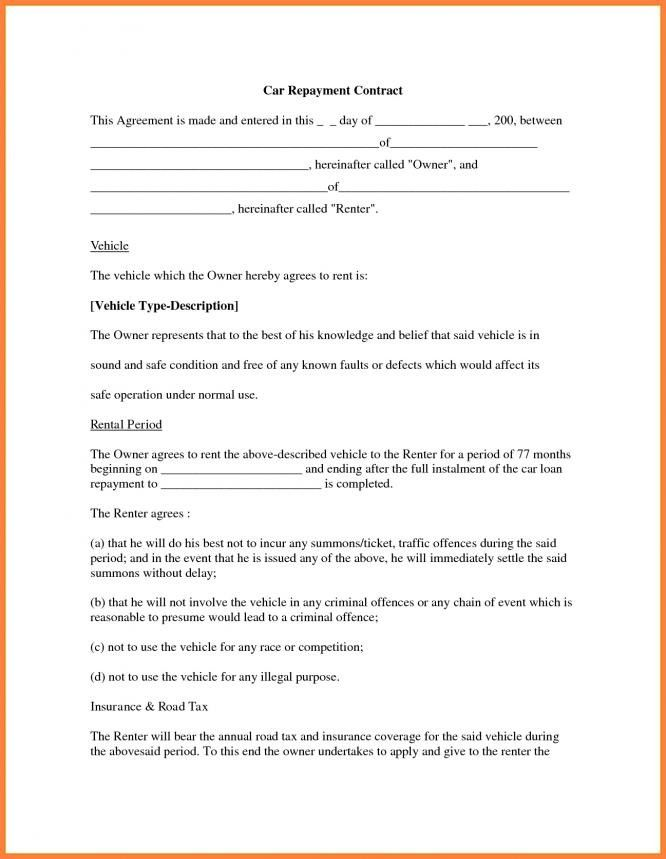
#> input picture backend/sample2.png, 666 x 859 px
$ python -i preprocessing.py   (imports and definitions only)
#> lines starting #> are read from the running program, lines starting #| are printed output that depends on the picture; after the words box and inside, x2 and y2 are one past the last pixel; in counts of white or black regions, pixels touching at a corner belong together
"""
Preprocessing Module - OpenCV Image Enhancement for OCR
Applies noise reduction, adaptive thresholding, and other CV techniques
to improve OCR accuracy on noisy/scanned documents.
"""

import cv2
import numpy as np
from PIL import Image
from typing import Optional, Tuple
import os


def preprocess_for_ocr(
    image: np.ndarray,
    method: str = "adaptive"
) -> np.ndarray:
    """
    Preprocess image for optimal OCR results.

    Args:
        image: Input image as numpy array (BGR or grayscale)
        method: Preprocessing method - "adaptive", "otsu", or "simple"

    Returns:
        Preprocessed image ready for Tesseract OCR
    """
    # Convert to grayscale if needed
    if len(image.shape) == 3:
        gray = cv2.cvtColor(image, cv2.COLOR_BGR2GRAY)
    else:
        gray = image.copy()

    if method == "adaptive":
        return adaptive_threshold_preprocessing(gray)
    elif method == "otsu":
        return otsu_preprocessing(gray)
    else:
        return simple_preprocessing(gray)


def adaptive_threshold_preprocessing(gray: np.ndarray) -> np.ndarray:
    """
    Advanced preprocessing using adaptive thresholding.
    Best for documents with uneven lighting, shadows, or coffee stains.

    Args:
        gray: Grayscale image

    Returns:
        Preprocessed binary image
    """
    # Step 1: Noise reduction with bilateral filter (preserves edges)
    denoised = cv2.bilateralFilter(gray, 9, 75, 75)

    # Step 2: Adaptive thresholding to handle uneven lighting
    # This removes shadows and adjusts for local contrast
    binary = cv2.adaptiveThreshold(
        denoised,
        255,
        cv2.ADAPTIVE_THRESH_GAUSSIAN_C,
        cv2.THRESH_BINARY,
        11,  # Block size
        2    # Constant subtracted from mean
    )

    # Step 3: Morphological operations to remove small noise
    kernel = np.ones((1, 1), np.uint8)
    cleaned = cv2.morphologyEx(binary, cv2.MORPH_CLOSE, kernel)

    # Step 4: Additional denoising
    final = cv2.fastNlMeansDenoising(cleaned, None, 10, 7, 21)

    return final


# [147 lines left out: functions otsu_preprocessing, simple_preprocessing, remove_borders, deskew, enhance_contrast, save_debug_image, not called in this run]


def pil_to_cv2(pil_image: Image.Image) -> np.ndarray:
    """
    Convert PIL Image to OpenCV format.

    Args:
        pil_image: PIL Image

    Returns:
        OpenCV image (numpy array)
    """
    return cv2.cvtColor(np.array(pil_image), cv2.COLOR_RGB2BGR)


def cv2_to_pil(cv2_image: np.ndarray) -> Image.Image:
    """
    Convert OpenCV image to PIL format.

    Args:
        cv2_image: OpenCV image (numpy array)

    Returns:
        PIL Image
    """
    if len(cv2_image.shape) == 2:  # Grayscale
        return Image.fromarray(cv2_image)
    else:  # Color
        return Image.fromarray(cv2.cvtColor(cv2_image, cv2.COLOR_BGR2RGB))


def preprocess_pil_image(
    pil_image: Image.Image,
    method: str = "adaptive",
    deskew_enabled: bool = False,
    enhance_contrast_enabled: bool = False
) -> Image.Image:
    """
    Preprocess a PIL image for OCR (convenience function).

    Args:
        pil_image: Input PIL Image
        method: Preprocessing method
        deskew_enabled: Whether to deskew the image
        enhance_contrast_enabled: Whether to enhance contrast

    Returns:
        Preprocessed PIL Image
    """
    # Convert to OpenCV
    cv2_img = pil_to_cv2(pil_image)

    # Convert to grayscale
    gray = cv2.cvtColor(cv2_img, cv2.COLOR_BGR2GRAY)

    # Optional: Deskew
    if deskew_enabled:
        gray = deskew(gray)

    # Optional: Enhance contrast
    if enhance_contrast_enabled:
        gray = enhance_contrast(gray)

    # Main preprocessing
    processed = preprocess_for_ocr(gray, method=method)

    # Convert back to PIL
    return cv2_to_pil(processed)

>>> import cv2
>>> picture = cv2.imread('../sample2.png')
#> picture is the input picture: shape (859, 666, 3); mean B, G, R 241, 243.5, 246.8
>>> result = preprocess_pil_image(picture)
#> in preprocess_pil_image, `gray = cv2.cvtColor(cv2_img, cv2.COLOR_BGR2GRAY)`:
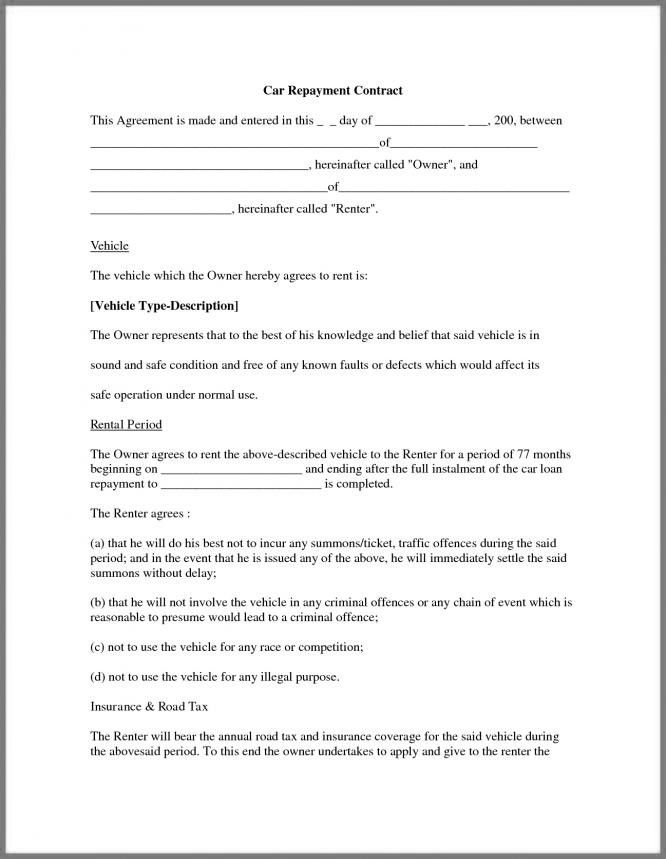
#> gray: shape (859, 666); min 0, max 255, mean 243.2
#> in adaptive_threshold_preprocessing, `binary = cv2.adaptiveThreshold( denoised, 255, cv2.ADAPTIVE_THRESH_GAU..`:
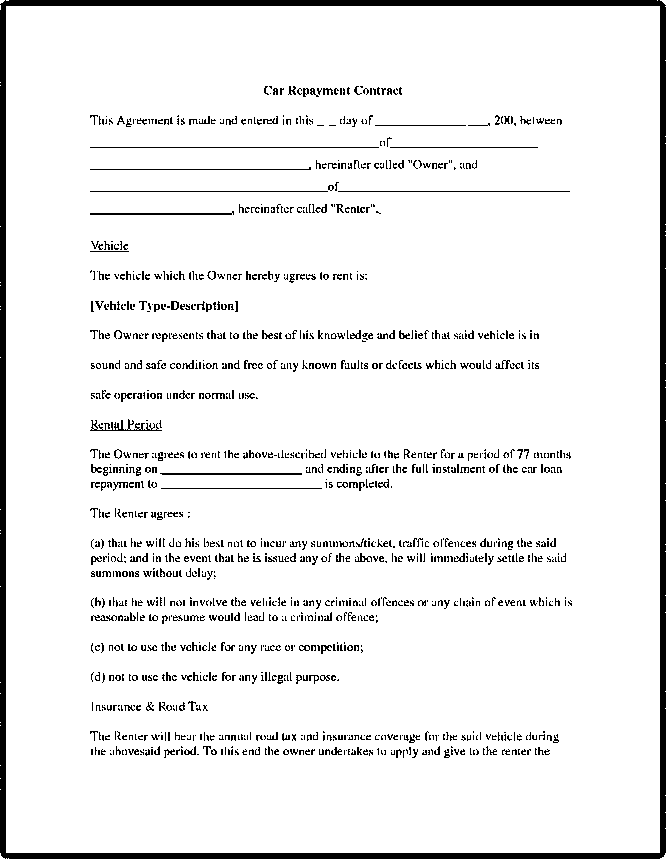
#> binary: shape (859, 666); 93.2% white; 1409 black regions (1101 under 20 px), largest, box (x1, y1, x2, y2) and area: (0, 0, 666, 859) 18045, (90, 419, 162, 431) 302, (90, 211, 234, 215) 290

$ run again, on backend/sample_contract.png
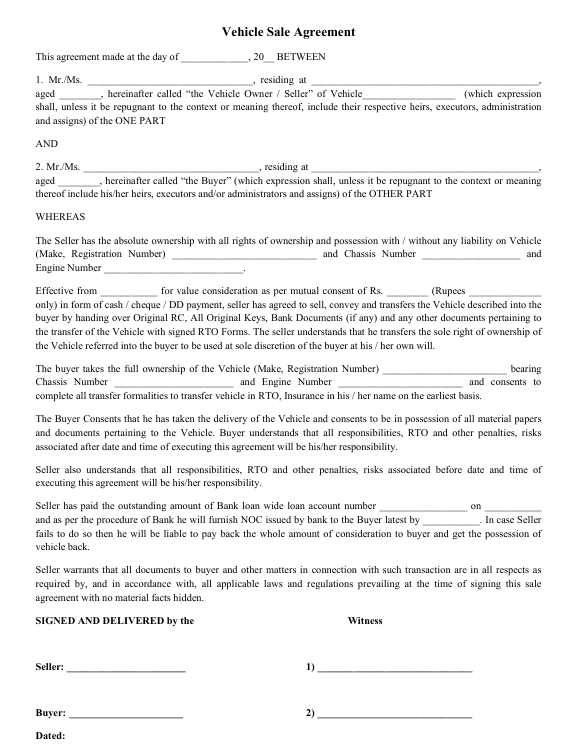
#> input picture backend/sample_contract.png, 574 x 749 px
#> picture is the input picture: shape (749, 574, 3); min 0, max 255, mean 242.8
#> in adaptive_threshold_preprocessing, `denoised = cv2.bilateralFilter(gray, 9, 75, 75)`:
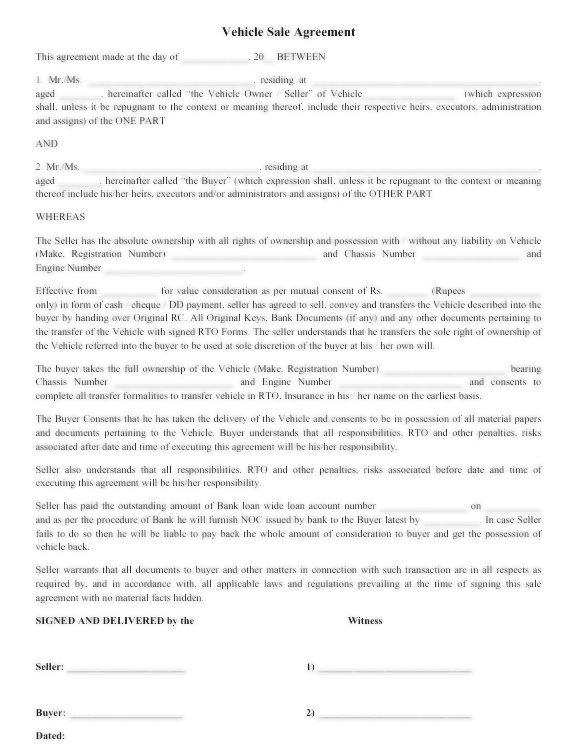
#> denoised: shape (749, 574); min 23, max 255, mean 244.3
#> in adaptive_threshold_preprocessing, `binary = cv2.adaptiveThreshold( denoised, 255, cv2.ADAPTIVE_THRESH_GAU..`:
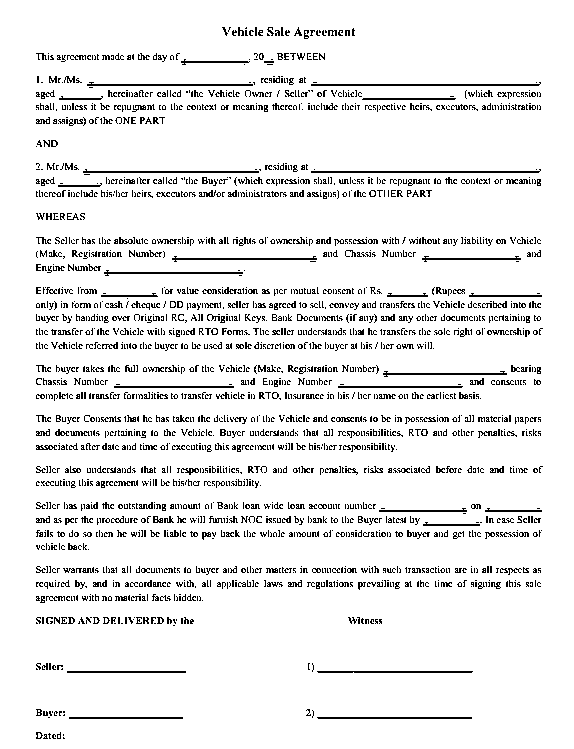
#> binary: shape (749, 574); 92% white; black in thin lines or dots, all inside (x1, y1, x2, y2) = (36, 27, 543, 739)
